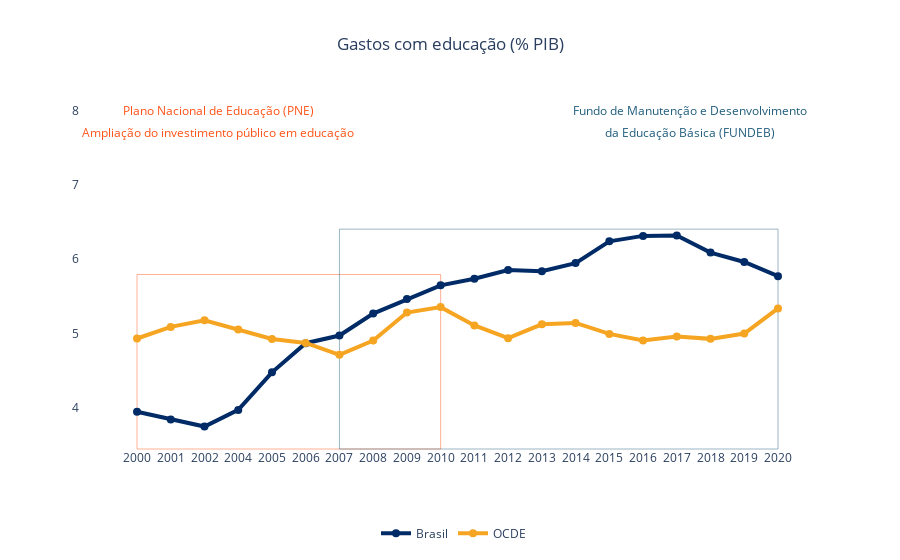

Notebook source saved alongside this figure:
### Code cell
# Sample data for two lines
x_values = df.set_index('Ano').T.index
y1_values = df.set_index('Ano').T['Brasil'].apply(replace_comma_with_dot).values
y2_values = df.set_index('Ano').T['OCDE'].apply(replace_comma_with_dot).values

# Create a Plotly figure
fig = go.Figure()

# blue: #012b66

# yellow: #f6a522

# orange: #ff5216

# green: #1ac7ae

# Add first line trace
fig.add_trace(go.Scatter(x=x_values, y=y1_values, mode='lines+markers', name='Brasil', line_color="#012b66", line_width=4, marker=dict(size=8)))

# Add second line trace
fig.add_trace(go.Scatter(x=x_values, y=y2_values, mode='lines+markers', name='OCDE', line_color="#f6a522", line_width=4, marker=dict(size=8)))

fig.add_vrect(x0=0, x1=9, y0=0, y1=0.5, opacity=0.9, layer="below", line_width=0.5, line_color="#ff5216")

fig.add_vrect(x0=6, x1=19, y0=0, y1=0.63, opacity=0.9, layer="below", line_width=0.5, line_color="#205D7C")

# Add annotation
fig.add_annotation(x=2.4, y=8, text="Plano Nacional de Educação (PNE)", showarrow=False, font=dict(color="#ff5216", size=12))
fig.add_annotation(x=2.4, y=7.7, text="Ampliação do investimento público em educação", showarrow=False, font=dict(color="#ff5216", size=12))

fig.add_annotation(x=16.4, y=8, text="Fundo de Manutenção e Desenvolvimento", showarrow=False, font=dict(color="#205D7C", size=12))
fig.add_annotation(x=16.4, y=7.7, text="da Educação Básica (FUNDEB)", showarrow=False, font=dict(color="#205D7C", size=12))

# Update the layout
fig.update_layout(title='Gastos com educação (% PIB)',
                  xaxis_title='',
                  yaxis_title='',
                  plot_bgcolor='white',
                  xaxis=dict(showgrid=False, tickmode='linear', tickvals=[2000, 2020]),
                  yaxis=dict(showgrid=False, tickmode='linear', tickvals=[0, 5, 8]),
                  title_x=0.5,
                  legend=dict(x=0.4, y=-0.2, orientation='h')
                )
fig.show()

### Figure 1 — Plotly figure (JSON) as saved in the notebook; plotly's stock layout.template omitted (floating-point values rounded to 4 significant figures)
{"data": [{"line": {"color": "#012b66", "width": 4}, "marker": {"size": 8}, "mode": "lines+markers", "name": "Brasil", "type": "scatter", "x": ["2000", "2001", "2002", "2004", "2005", "2006", "2007", "2008", "2009", "2010", "2011", "2012", "2013", "2014", "2015", "2016", "2017", "2018", "2019", "2020"], "y": [3.949, 3.845, 3.75, 3.974, 4.479, 4.871, 4.974, 5.269, 5.464, 5.649, 5.737, 5.855, 5.839, 5.948, 6.241, 6.314, 6.32, 6.089, 5.963, 5.772]}, {"line": {"color": "#f6a522", "width": 4}, "marker": {"size": 8}, "mode": "lines+markers", "name": "OCDE", "type": "scatter", "x": ["2000", "2001", "2002", "2004", "2005", "2006", "2007", "2008", "2009", "2010", "2011", "2012", "2013", "2014", "2015", "2016", "2017", "2018", "2019", "2020"], "y": [4.934, 5.09, 5.179, 5.055, 4.927, 4.874, 4.715, 4.906, 5.283, 5.356, 5.11, 4.939, 5.125, 5.144, 4.996, 4.907, 4.961, 4.929, 5.001, 5.339]}], "layout": {"annotations": [{"font": {"color": "#ff5216", "size": 12}, "showarrow": false, "text": "Plano Nacional de Educação (PNE)", "x": 2.4, "y": 8}, {"font": {"color": "#ff5216", "size": 12}, "showarrow": false, "text": "Ampliação do investimento público em educação", "x": 2.4, "y": 7.7}, {"font": {"color": "#205D7C", "size": 12}, "showarrow": false, "text": "Fundo de Manutenção e Desenvolvimento", "x": 16.4, "y": 8}, {"font": {"color": "#205D7C", "size": 12}, "showarrow": false, "text": "da Educação Básica (FUNDEB)", "x": 16.4, "y": 7.7}], "legend": {"orientation": "h", "x": 0.4, "y": -0.2}, "plot_bgcolor": "white", "shapes": [{"layer": "below", "line": {"color": "#ff5216", "width": 0.5}, "opacity": 0.9, "type": "rect", "x0": 0, "x1": 9, "xref": "x", "y0": 0, "y1": 0.5, "yref": "y domain"}, {"layer": "below", "line": {"color": "#205D7C", "width": 0.5}, "opacity": 0.9, "type": "rect", "x0": 6, "x1": 19, "xref": "x", "y0": 0, "y1": 0.63, "yref": "y domain"}], "title": {"text": "Gastos com educação (% PIB)", "x": 0.5}, "xaxis": {"showgrid": false, "tickmode": "linear", "tickvals": [2000, 2020], "title": {"text": ""}}, "yaxis": {"showgrid": false, "tickmode": "linear", "tickvals": [0, 5, 8], "title": {"text": ""}}}}
